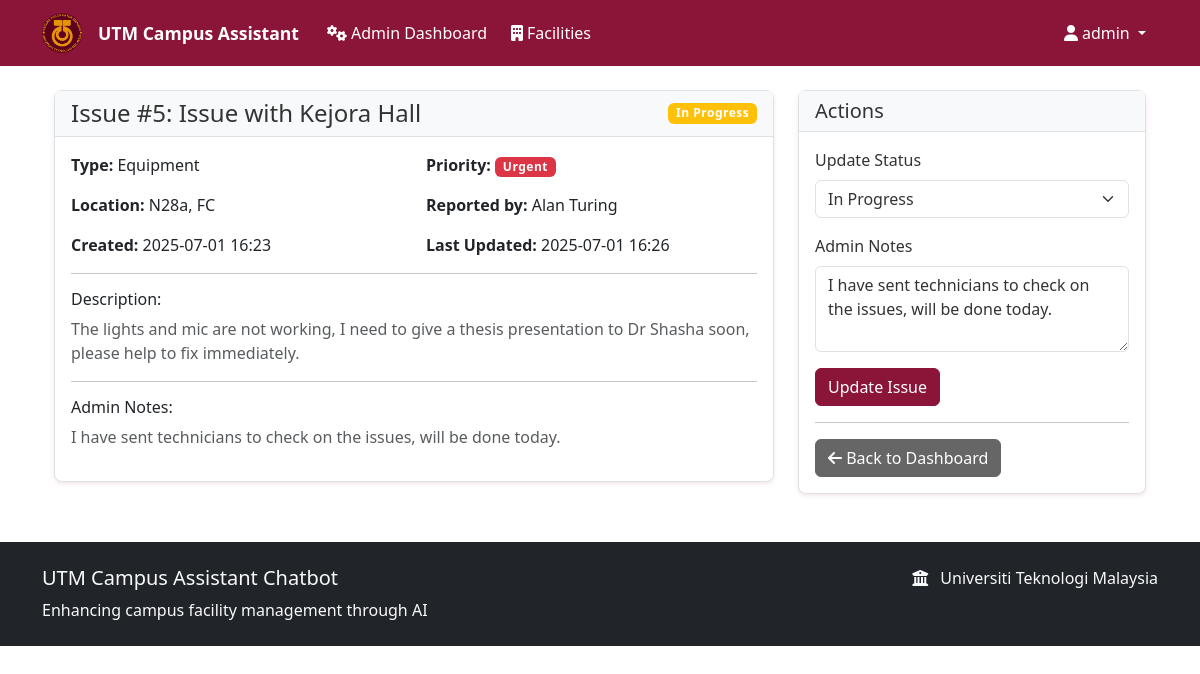
The page /issue/5 (signed in) on the database its author committed.
### models.py (models this page shows)
class User(UserMixin, db.Model):
    __tablename__ = 'users'
    id = db.Column(db.Integer, primary_key=True)
    username = db.Column(db.String(80), unique=True, nullable=False)
    email = db.Column(db.String(120), unique=True, nullable=False)
    password_hash = db.Column(db.String(256), nullable=False)
    role = db.Column(Enum(UserRole), nullable=False, default=UserRole.STUDENT)
    full_name = db.Column(db.String(100), nullable=False)
    student_id = db.Column(db.String(20), unique=True, nullable=True)
    created_at = db.Column(db.DateTime, default=datetime.utcnow)

class Issue(db.Model):
    __tablename__ = 'issues'
    id = db.Column(db.Integer, primary_key=True)
    title = db.Column(db.String(200), nullable=False)
    description = db.Column(db.Text, nullable=False)
    issue_type = db.Column(Enum(IssueType), nullable=False)
    priority = db.Column(Enum(Priority), default=Priority.MEDIUM)
    status = db.Column(Enum(IssueStatus), default=IssueStatus.REPORTED)
    location = db.Column(db.String(200), nullable=False)
    user_id = db.Column(db.Integer, db.ForeignKey('users.id'), nullable=False)
    facility_id = db.Column(db.Integer, db.ForeignKey('facilities.id'), nullable=True)
    assigned_to = db.Column(db.Integer, db.ForeignKey('users.id'), nullable=True)
    created_at = db.Column(db.DateTime, default=datetime.utcnow)
    updated_at = db.Column(db.DateTime, default=datetime.utcnow, onupdate=datetime.utcnow)
    resolved_at = db.Column(db.DateTime)
    admin_notes = db.Column(db.Text)
    feedback_rating = db.Column(db.Integer)  # 1-5 rating
    feedback_comment = db.Column(db.Text)
    reporter = db.relationship('User', foreign_keys=[user_id])
    assignee = db.relationship('User', foreign_keys=[assigned_to])
    facility = db.relationship('Facility')

### routes.py (the view)
@app.route('/issue/<int:issue_id>')
@login_required
def view_issue(issue_id):
    issue = Issue.query.get_or_404(issue_id)
    if current_user.role == UserRole.STUDENT and issue.user_id != current_user.id:
        flash('Access denied.', 'danger')
        return redirect(url_for('student_dashboard'))
    return render_template('view_issue.html', issue=issue)

### flask_app.py (called while the page is built)
@login_manager.user_loader
def load_user(user_id):
    from models import User
    return User.query.get(int(user_id))

### templates/view_issue.html (shortened to what this page needs)
{% extends "base.html" %}
{% block content %}
<div class="container mt-4">
    <div class="row">
        <div class="col-md-8">
            <div class="card">
                <div class="card-header d-flex justify-content-between align-items-center">
                    <h4 class="mb-0">Issue #{{ issue.id }}: {{ issue.title }}</h4>
                    <span class="badge
                        {% if issue.status.value == 'reported' %}bg-primary
                        {% elif issue.status.value == 'in_progress' %}bg-warning
                        {% elif issue.status.value == 'resolved' %}bg-success
                        {% else %}bg-secondary
                        {% endif %}">
                        {{ issue.status.value.replace('_', ' ').title() }}
                    </span>
                </div>
                <div class="card-body">
                    <div class="row mb-3">
                        <div class="col-md-6">
                            <strong>Type:</strong> {{ issue.issue_type.value.title() }}
                        </div>
                        <div class="col-md-6">
                            <strong>Priority:</strong>
                            <span class="badge
                                {% if issue.priority.value == 'urgent' %}bg-danger
                                {% elif issue.priority.value == 'high' %}bg-warning
                                {% elif issue.priority.value == 'medium' %}bg-info
                                {% else %}bg-secondary
                                {% endif %}">
                                {{ issue.priority.value.title() }}
                            </span>
                        </div>
                    </div>
                    <div class="row mb-3">
                        <div class="col-md-6">
                            <strong>Location:</strong> {{ issue.location }}
                        </div>
                        <div class="col-md-6">
                            <strong>Reported by:</strong> {{ issue.reporter.full_name }}
                        </div>
                    </div>
                    <div class="row mb-3">
                        <div class="col-md-6">
                            <strong>Created:</strong> {{ issue.created_at.strftime('%Y-%m-%d %H:%M') }}
                        </div>
                        <div class="col-md-6">
                            <strong>Last Updated:</strong> {{ issue.updated_at.strftime('%Y-%m-%d %H:%M') }}
                        </div>
                    </div>
                    <hr>
                    <h6>Description:</h6>
                    <p class="text-muted">{{ issue.description }}</p>
                    {% if issue.admin_notes %}
                    <hr>
                    <h6>Admin Notes:</h6>
                    <p class="text-muted">{{ issue.admin_notes }}</p>
                    {% endif %}
                </div>
            </div>
        </div>
        <div class="col-md-4">
            <div class="card">
                <div class="card-header">
                    <h5 class="mb-0">Actions</h5>
                </div>
                <div class="card-body">
                    {% if current_user.role.value == 'admin' %}
                        {% if issue.status.value != 'closed' %}
                        <form method="POST" action="{{ url_for('update_issue_status', issue_id=issue.id) }}" class="mb-3">
                            <div class="mb-3">
                                <label for="status" class="form-label">Update Status</label>
                                <select name="status" id="status" class="form-select" required>
                                    <option value="in_progress" {% if issue.status.value == 'in_progress' %}selected{% endif %}>In Progress</option>
                                </select>
                            </div>
                            <div class="mb-3">
                                <label for="admin_notes" class="form-label">Admin Notes</label>
                                <textarea name="admin_notes" id="admin_notes" class="form-control" rows="3">{{ issue.admin_notes or '' }}</textarea>
                            </div>
                            <button type="submit" class="btn btn-primary">Update Issue</button>
                        </form>
                        {% endif %}
                    {% endif %}
                    <hr>
                    <a href="{% if current_user.role.value == 'admin' %}{{ url_for('admin_dashboard') }}{% else %}{{ url_for('student_dashboard') }}{% endif %}" class="btn btn-secondary">
                        <i class="fas fa-arrow-left"></i> Back to Dashboard
                    </a>
                </div>
            </div>
        </div>
    </div>
</div>
{% endblock %}

### templates/base.html (shortened to what this page needs)
<!DOCTYPE html>
<html lang="en">
<head>
    <link href="https://cdn.jsdelivr.net/npm/bootstrap@5.3.0/dist/css/bootstrap.min.css" rel="stylesheet">
    <link href="{{ url_for('static', filename='css/style.css') }}" rel="stylesheet">
    <link rel="stylesheet" href="https://cdnjs.cloudflare.com/ajax/libs/font-awesome/6.4.0/css/all.min.css">
</head>
<body>
    <nav class="navbar navbar-expand-lg navbar-dark">
        <div class="container">
            <a class="navbar-brand" href="{{ url_for('index') }}">
                <img src="{{ url_for('static', filename='images/facilities/utm-logo.png') }}" alt="UTM Logo" class="utm-logo-img">
                <span class="text-white">UTM Campus Assistant</span>
            </a>
            <div class="collapse navbar-collapse" id="navbarNav">
                <ul class="navbar-nav me-auto">
                    {% if current_user.is_authenticated %}
                        {% if current_user.role.value == 'student' %}
                            <li class="nav-item">
                                <a class="nav-link" href="{{ url_for('student_dashboard') }}">
                                    <i class="fas fa-tachometer-alt me-1"></i>Dashboard
                                </a>
                            </li>
                            <li class="nav-item">
                                <a class="nav-link" href="{{ url_for('chatbot') }}">
                                    <i class="fas fa-comments me-1"></i>Chatbot
                                </a>
                            </li>
                            <li class="nav-item">
                                <a class="nav-link" href="{{ url_for('report_issue') }}">
                                    <i class="fas fa-exclamation-triangle me-1"></i>Report Issue
                                </a>
                            </li>
                            <li class="nav-item">
                                <a class="nav-link" href="{{ url_for('facility_info') }}">
                                    <i class="fas fa-building me-1"></i>Facilities
                                </a>
                            </li>
                        {% elif current_user.role.value == 'admin' %}
                            <li class="nav-item">
                                <a class="nav-link" href="{{ url_for('admin_dashboard') }}">
                                    <i class="fas fa-cogs me-1"></i>Admin Dashboard
                                </a>
                            </li>
                            <li class="nav-item">
                                <a class="nav-link" href="{{ url_for('facility_info') }}">
                                    <i class="fas fa-building me-1"></i>Facilities
                                </a>
                            </li>
                        {% endif %}
                    {% endif %}
                </ul>
                <ul class="navbar-nav">
                    {% if current_user.is_authenticated %}
                        <li class="nav-item dropdown">
                            <a class="nav-link dropdown-toggle" href="#" id="navbarDropdown" role="button" data-bs-toggle="dropdown">
                                <i class="fas fa-user me-1"></i>{{ current_user.full_name }}
                            </a>
                        </li>
                    {% endif %}
                </ul>
            </div>
        </div>
    </nav>
    <main class="container my-4">
        {% block content %}{% endblock %}
    </main>
    <footer class="bg-dark text-light py-4 mt-5">
        <div class="container">
            <div class="row">
                <div class="col-md-6">
                    <h5>UTM Campus Assistant Chatbot</h5>
                    <p class="mb-0">Enhancing campus facility management through AI</p>
                </div>
                <div class="col-md-6 text-md-end">
                    <p class="mb-0">
                        <i class="fas fa-university me-2"></i>
                        Universiti Teknologi Malaysia
                    </p>
                </div>
            </div>
        </div>
    </footer>
</body>
</html>

### static/css/style.css (style rules this page uses)
:root { --utm-maroon: #8B1538; --utm-maroon-dark: #6B1028; --utm-maroon-light: #AB1548; --utm-gold: #FFD700; --utm-gold-dark: #E5C100; --utm-gray: #f8f9fa; --utm-text: #333333; --utm-text-light: #666666; --utm-white: #ffffff; --utm-border: #dee2e6; }
.btn-primary { background-color: var(--utm-maroon); border-color: var(--utm-maroon); }
.navbar-dark { background-color: var(--utm-maroon) !important; }
.navbar-brand { color: var(--utm-white) !important; font-weight: 700; font-size: 1.3rem; display: flex; align-items: center; gap: 0.5rem; }
.navbar-nav .nav-link { color: var(--utm-white) !important; font-weight: 500; transition: color 0.2s ease; margin: 0 0.25rem; }
.utm-logo-img { width: 40px; height: 40px; object-fit: cover; border-radius: 50%; margin-right: 8px; vertical-align: middle; }
.card { border: 1px solid var(--utm-border); border-radius: 0.5rem; box-shadow: 0 0.125rem 0.25rem rgba(139, 21, 56, 0.1); transition: transform 0.2s ease-in-out, box-shadow 0.2s ease-in-out; }
.card-header { background-color: var(--utm-gray); border-bottom: 1px solid var(--utm-border); font-weight: 600; color: var(--utm-text); }
.card { transition: transform 0.2s ease-in-out, box-shadow 0.2s ease-in-out; }
.badge { font-size: 0.75em; letter-spacing: 0.5px; }
.form-control { border: 1px solid var(--utm-border); border-radius: 0.375rem; background-color: var(--utm-white); color: var(--utm-text); }
.form-control::placeholder { color: var(--utm-text-light); opacity: 0.8; }
.form-label { color: var(--utm-text); font-weight: 500; margin-bottom: 0.5rem; }
.form-select { border: 1px solid var(--utm-border); border-radius: 0.375rem; background-color: var(--utm-white); color: var(--utm-text); }
.btn { border-radius: 0.375rem; font-weight: 500; transition: all 0.2s ease; }
.btn-secondary { background-color: var(--utm-text-light); border-color: var(--utm-text-light); color: var(--utm-white); }
.navbar-brand { font-weight: 600; font-size: 1.1rem; }
.navbar-nav .nav-link { font-weight: 500; transition: color 0.2s ease; }
footer { margin-top: auto; }

### rows shown on the page
User: full_name "admin"
Issue: id "5", title "Issue with Kejora Hall", status.value.replace "In Progress", issue_type.value "Equipment", priority.value "Urgent", location "N28a, FC", created_at "2025-07-01 16:23", updated_at "2025-07-01 16:26", description "The lights and mic are not working, I need to give a thesis presentation to Dr Shasha soon, please help to fix immediately.", admin_notes "I have sent technicians to check on the issues, will be done today.", status "In Progress"
User: reporter.full_name "Alan Turing"
